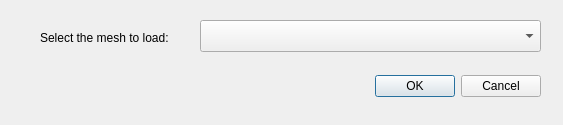
<?xml version="1.0" encoding="UTF-8"?>
<ui version="4.0">
 <class>LVRMeshOpenDialog</class>
 <widget class="QDialog" name="LVRMeshOpenDialog">
  <property name="geometry">
   <rect>
    <x>0</x>
    <y>0</y>
    <width>563</width>
    <height>125</height>
   </rect>
  </property>
  <property name="windowTitle">
   <string>Dialog</string>
  </property>
  <widget class="QDialogButtonBox" name="buttonBox">
   <property name="geometry">
    <rect>
     <x>30</x>
     <y>70</y>
     <width>511</width>
     <height>32</height>
    </rect>
   </property>
   <property name="orientation">
    <enum>Qt::Horizontal</enum>
   </property>
   <property name="standardButtons">
    <set>QDialogButtonBox::Cancel|QDialogButtonBox::Ok</set>
   </property>
  </widget>
  <widget class="QLabel" name="label">
   <property name="geometry">
    <rect>
     <x>40</x>
     <y>27</y>
     <width>171</width>
     <height>21</height>
    </rect>
   </property>
   <property name="text">
    <string>Select the mesh to load:</string>
   </property>
  </widget>
  <widget class="QComboBox" name="comboBox">
   <property name="geometry">
    <rect>
     <x>200</x>
     <y>20</y>
     <width>341</width>
     <height>32</height>
    </rect>
   </property>
  </widget>
 </widget>
 <resources/>
 <connections>
  <connection>
   <sender>buttonBox</sender>
   <signal>accepted()</signal>
   <receiver>LVRMeshOpenDialog</receiver>
   <slot>accept()</slot>
   <hints>
    <hint type="sourcelabel">
     <x>248</x>
     <y>254</y>
    </hint>
    <hint type="destinationlabel">
     <x>157</x>
     <y>274</y>
    </hint>
   </hints>
  </connection>
  <connection>
   <sender>buttonBox</sender>
   <signal>rejected()</signal>
   <receiver>LVRMeshOpenDialog</receiver>
   <slot>reject()</slot>
   <hints>
    <hint type="sourcelabel">
     <x>316</x>
     <y>260</y>
    </hint>
    <hint type="destinationlabel">
     <x>286</x>
     <y>274</y>
    </hint>
   </hints>
  </connection>
 </connections>
</ui>
